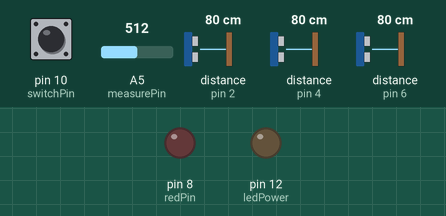
Recording of a sketch running on a simulated Arduino Uno, built with avr-gcc and run on an emulated ATmega328P. On the bench: output pins drawn as LEDs (lit = HIGH). Inputs (shaded band) come from the test bench; at power-on: pin 10 (switchPin) HIGH, distance to the obstacle (sensors on pin 2, pin 4, pin 6) 80 cm, A5 (measurePin) = 512. The echo pulse lasts 58.3 µs per cm; pins used as bus, display or sensor lines are not drawn; what the sketch prints to the serial monitor is not drawn.

Above: at 1.8 s.
1.9 s: pin 10 (switchPin) pulled LOW for 0.6 s
At 3.7 s:
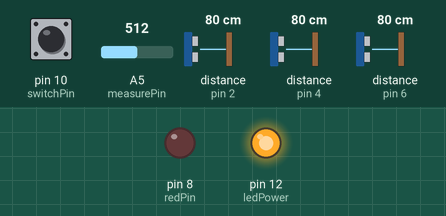
4.0 s: distance to the obstacle (sensor on pin 2) set to 28 cm
5.6 s: distance to the obstacle (sensor on pin 2) set to 22 cm
At 7.4 s:
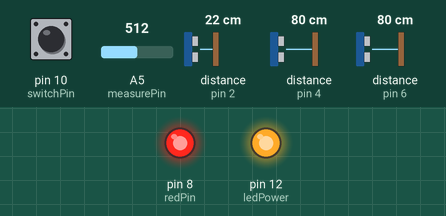
7.7 s: distance to the obstacle (sensor on pin 4) set to 2 cm
10.7 s: distance to the obstacle (sensor on pin 6) set to 2 cm
13.7 s: distance to the obstacle (sensor on pin 4) set to 35 cm
Timing chart, 0 to 16.7 s (numbered marks = the images above; inputs shaded):
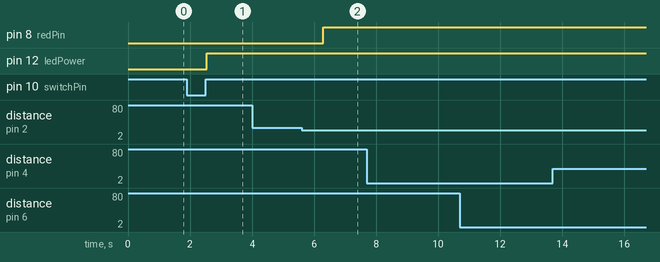

The sketch:

DustBusters_Sensor_Board_Code_With_Working_Switch.ino
```cpp
float getDistance1(); // front most
float getDistance2(); // right most
float getDistance3(); // left most

// for distance sensors
const int trig1Pin = 3;           //connects to the trigger pin on the first (front) distance sensor
const int echo1Pin = 2;           //connects to the echo pin on the first (front) distance sensor

const int trig2Pin = 5; //connects to the trigger pin on the second (right) distance sensor
const int echo2Pin = 4; //connects to the echo pin on the second (right) distance sensor

const int trig3Pin = 7; //connects to the trigger pin on the third (left) distance sensor
const int echo3Pin = 6; //connects to the echo pin on the third (left) distance sensor

const int redPin = 8; //pin to control the red LED inside the RGB LED

int switchPin = 10; //switch to turn the sensors on and off

float distance_1, distance_2, distance_3; //distance definitions

// for dust sensor
int measurePin = A5;
int ledPower = 12;

unsigned int samplingTime = 280;
unsigned int deltaTime = 40;
unsigned int sleepTime = 9680;

float voMeasured = 0;
float calcVoltage = 0;
float dustDensity = 0;

//Int to control the switch
int switchControl=0;
void setup() {
  // for switch
  pinMode(switchPin, INPUT_PULLUP); //set this as a pullup to sense whether the switch is flipped

  Serial.begin (9600); //set up a serial connection with the computer

  // for distance sensors
  pinMode(trig1Pin, OUTPUT); //the trigger pin will output pulses of electricity
  pinMode(echo1Pin, INPUT); //the echo pin will measure the duration of pulses coming back from the distance sensor

  pinMode(trig2Pin, OUTPUT); //the trigger pin will output pulses of electricity
  pinMode(echo2Pin, INPUT); //the echo pin will measure the duration of pulses coming back from the distance sensor

  pinMode(trig3Pin, OUTPUT); //the trigger pin will output pulses of electricity
  pinMode(echo3Pin, INPUT); //the echo pin will measure the duration of pulses coming back from the distance sensor

  // for dust sensor
  pinMode(ledPower,OUTPUT);

}


void loop() {
  //While loop for switch control
  if (digitalRead(switchPin)==HIGH) switchControl=1;
  if (digitalRead(switchPin)==LOW) switchControl=0;
  while(switchControl<1){
  //Calculate and store distance using functions
  distance_1 = getDistance1();
  distance_2 = getDistance2();
  distance_3 = getDistance3();

//Check if the switch is flicked on or off.
  if(digitalRead(switchPin)==LOW) Serial.println("Switch reading low.");
  if(digitalRead(switchPin)==HIGH){
    Serial.print("Switch reading high. z = ");
    Serial.print(switchControl);
    Serial.print("\n");
  }

  //Will break the loop if the switch is flicked.


  //Print out all of the distances for debugging.
  Serial.println("distance 1: ");
  Serial.println(distance_1, 3);

  Serial.println("distance 2: ");
  Serial.println(distance_2, 3);

  Serial.println("distance 3: ");
  Serial.println(distance_3, 3);


  //Logic for movement
  if (distance_1 < 10){
    if (distance_1 < distance_2 && distance_1 < distance_3){ // if sensor 1 is closer to obstruction than sensor 3 but not sensor 2

    Serial.println("smallest distance 1");

    //make the RGB LED red
    analogWrite(redPin, 255);
    Serial.write(100);
    delay(500);
    }
  }
  else if (distance_2 < 10){
    if (distance_2 < distance_3 && distance_2 < distance_1){ // if sensor 1 is closer to obstruction than sensor 3 but not sensor 2
    Serial.println("smallest distance 2");

    //make the RGB LED red
    analogWrite(redPin, 255);
    Serial.write(200);
    delay(500);
    }
  }
  else if (distance_3 < 10){
    if (distance_3 < distance_2 && distance_3 < distance_1){ // if sensor 1 is closer to obstruction than sensor 3 but not sensor 2
    Serial.println("smallest distance 3");

    //make the RGB LED red
    analogWrite(redPin, 255);
    Serial.write(300);
    delay(500);
    }
  }
  else{  // if robot is not near any obstruction
    analogWrite(redPin, 0);
    Serial.write(400);
    delay(500);
  }

  //Dust sensor
  digitalWrite(ledPower,LOW);
  delayMicroseconds(samplingTime);

  voMeasured = analogRead(measurePin);

  delayMicroseconds(deltaTime);
  digitalWrite(ledPower,HIGH);
  delayMicroseconds(sleepTime);

//  calcVoltage = voMeasured*(5.0/1024);
  dustDensity = 0.17*calcVoltage-0.1;

  if (dustDensity < 0) dustDensity = 0.00;

  Serial.println("Raw Signal Value (0-1023):");
  Serial.println(voMeasured);

  /*
  Serial.println("Voltage:");
  Serial.println(calcVoltage);
  */

  Serial.println("Dust Density:");
  Serial.println(dustDensity);
  Serial.print("\n\n\n\n\n");
  }
  Serial.println(switchControl);
  delay(1000);      //delay 300ms between each reading
}


/*
------------------------------------------------------------
//------------------FUNCTIONS-------------------------------
------------------------------------------------------------
*/


// for distance sensors

//RETURNS THE DISTANCE MEASURED BY THE HC-SR04 DISTANCE SENSOR 1
float getDistance1()
{
  float echoTime1; //variable to store the time it takes for a ping to bounce off an object
  float calculatedDistance1; //variable to store the distance calculated from the echo time

  //send out an ultrasonic pulse that's 10ms long
  digitalWrite(trig1Pin, HIGH);
  delayMicroseconds(10);
  digitalWrite(trig1Pin, LOW);

  echoTime1 = pulseIn(echo1Pin, HIGH);  //use the pulsein command to see how long it takes for the
                                     //pulse to bounce back to the sensor

  calculatedDistance1 = echoTime1 / 148.0; //calculate the distance of the object that reflected the pulse (half the bounce time multiplied by the speed of sound)

  return calculatedDistance1; //send back the distance that was calculated
}

//RETURNS THE DISTANCE MEASURED BY THE HC-SR04 DISTANCE SENSOR 2
float getDistance2()
{
  float echoTime2; //variable to store the time it takes for a ping to bounce off an object
  float calculatedDistance2; //variable to store the distance calculated from the echo time

  //send out an ultrasonic pulse that's 10ms long
  digitalWrite(trig2Pin, HIGH);
  delayMicroseconds(10);
  digitalWrite(trig2Pin, LOW);

  echoTime2 = pulseIn(echo2Pin, HIGH);  //use the pulsein command to see how long it takes for the
                                       //pulse to bounce back to the sensor

  calculatedDistance2 = echoTime2 / 148.0; //calculate the distance of the object that reflected the pulse (half the bounce time multiplied by the speed of sound)

  return calculatedDistance2; //send back the distance that was calculated
}

//RETURNS THE DISTANCE MEASURED BY THE HC-SR04 DISTANCE SENSOR 3
float getDistance3()
{
  float echo3Time; //variable to store the time it takes for a ping to bounce off an object
  float calculatedDistance3; //variable to store the distance calculated from the echo time

  //send out an ultrasonic pulse that's 10ms long
  digitalWrite(trig3Pin, HIGH);
  delayMicroseconds(10);
  digitalWrite(trig3Pin, LOW);

  echo3Time = pulseIn(echo3Pin, HIGH);  //use the pulsein command to see how long it takes for the
                                       //pulse to bounce back to the sensor

  calculatedDistance3 = echo3Time / 148.0; //calculate the distance of the object that reflected the pulse (half the bounce time multiplied by the speed of sound)

  return calculatedDistance3; //send back the distance that was calculated
}
```

Measured:
- the behaviour switches between 26 and 25 cm on distance to the obstacle (sensor on pin 2) (found by bisection; images 1 and 2)
- after the input at 1.9 s, pin 12 (ledPower): LOW → HIGH after 0.64 s
- after the input at 5.6 s, pin 8 (redPin): LOW → HIGH after 0.69 s
